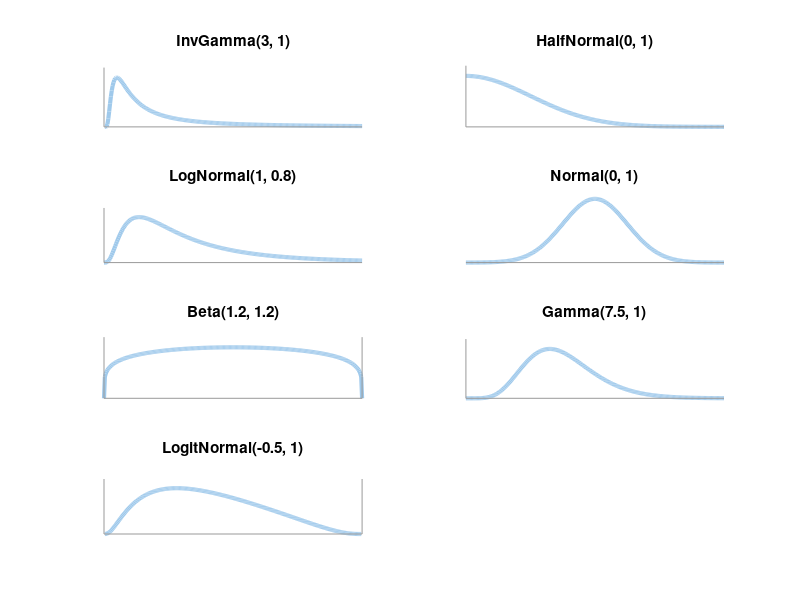

MATLAB code for this plot:

%% Plot distributions for GP and HMM models

color = 1/255*[159 201 235];
vpad = 1.2;
lw = 3;
lcol = 0.6*[1 1 1];

% Plots for GP
figure
subplot(4,2,1)
    xx = linspace(0, 10, 300);
    yy = gampdf(1./xx, 3, 1);
    plot(xx, yy, 'LineWidth', lw, 'Color', color);
    hold on
    ylim = [0 max(yy)*vpad];
    plot(xlim, [0 0], 'Color', lcol)
    plot([0 0], ylim, 'Color', lcol)
    title('InvGamma(3, 1)')
    axis off
subplot(4,2,2)
    xx = linspace(0, 4, 300);
    yy = normpdf(xx, 0, 1);
    plot(xx, yy, 'LineWidth', lw, 'Color', color);
    hold on
    ylim = [0 max(yy)*vpad];
    plot(xlim, [0 0], 'Color', lcol)
    plot([0 0], ylim, 'Color', lcol)
    title('HalfNormal(0, 1)')
    axis off
subplot(4,2,3)
    xx = linspace(0, 20, 300);
    yy = normpdf(log(xx), 1, 0.8);
    plot(xx, yy, 'LineWidth', lw, 'Color', color);
    hold on
    ylim = [0 max(yy)*vpad];
    plot(xlim, [0 0], 'Color', lcol)
    plot([0 0], ylim, 'Color', lcol)
    title('LogNormal(1, 0.8)')
    axis off
subplot(4,2,4)
    xx = linspace(-4, 4, 300);
    yy = normpdf(xx, 0, 1);
    plot(xx, yy, 'LineWidth', lw, 'Color', color);
    hold on
    %ylim = [0 max(yy)*vpad];
    plot(xlim, [0 0], 'Color', lcol)
    %plot([0 0], ylim, 'Color', lcol)
    title('Normal(0, 1)')
    axis off

% Plots for HMM
%figure
subplot(4,2,5)
    xx = linspace(0, 1, 300);
    yy = betapdf(xx, 1.2, 1.2);
    plot(xx, yy, 'LineWidth', lw, 'Color', color);
    hold on
    ylim = [0 max(yy)*vpad];
    plot(xlim, [0 0], 'Color', lcol)
    plot([0 0], ylim, 'Color', lcol)
    plot([1 1], ylim, 'Color', lcol)
    title('Beta(1.2, 1.2)')
    axis off
subplot(4,2,6)
    xx = linspace(0, 20, 300);
    yy = gampdf(xx, 7.5, 1);
    plot(xx, yy, 'LineWidth', lw, 'Color', color);
    hold on
    ylim = [0 max(yy)*vpad];
    plot(xlim, [0 0], 'Color', lcol)
    plot([0 0], ylim, 'Color', lcol)
    title('Gamma(7.5, 1)')
    axis off
subplot(4,2,7)
    xx = linspace(0, 1, 300);
    yy = 1./(xx.*(1-xx)).*normpdf(log(xx./(1-xx)), -0.5, 1);
    plot(xx, yy, 'LineWidth', lw, 'Color', color);
    hold on
    ylim = [0 max(yy)*vpad];
    plot(xlim, [0 0], 'Color', lcol)
    plot([0 0], ylim, 'Color', lcol)
    plot([1 1], ylim, 'Color', lcol)
    title('LogitNormal(-0.5, 1)')
    axis off
